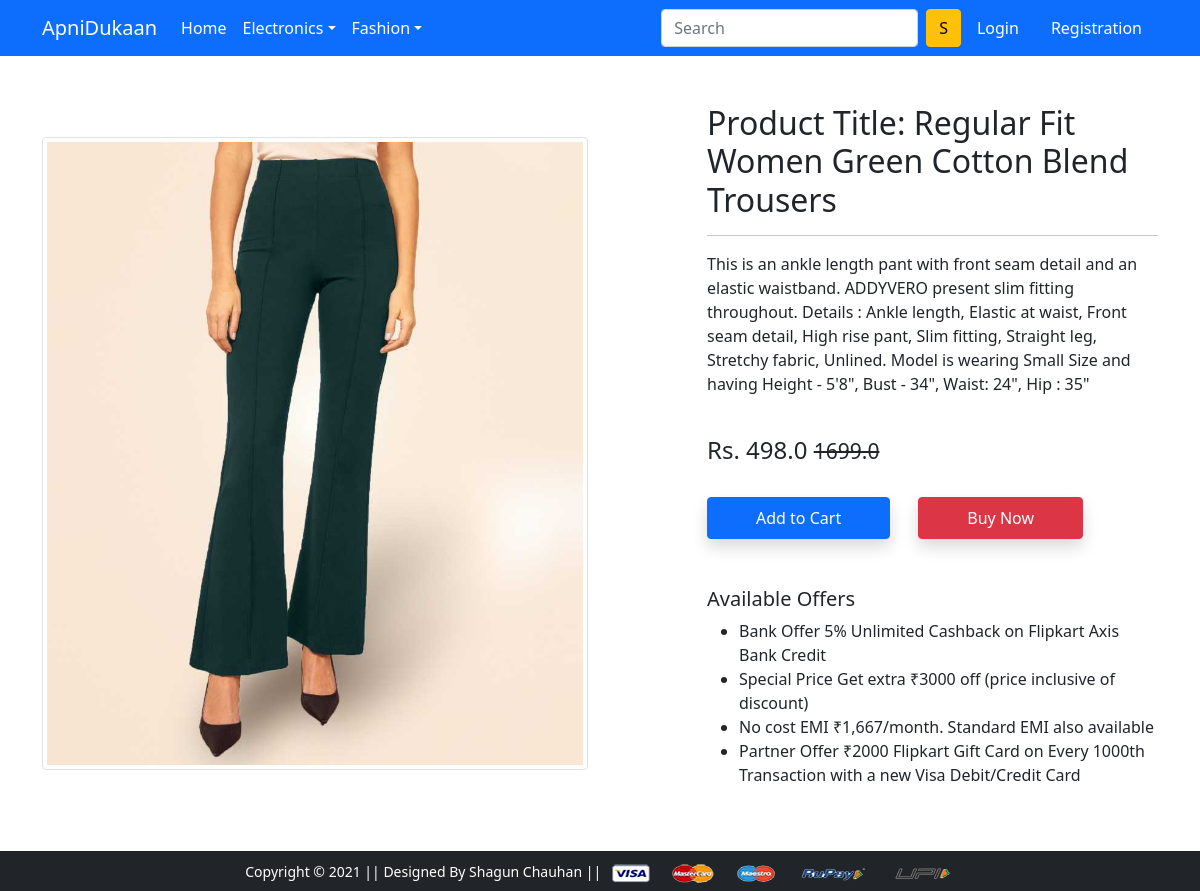
Screenshot of /product-detail/1 with the database file from the repository.
### app/models.py (models this page shows, shortened)
class Product(models.Model):
    title = models.CharField(max_length=100)
    selling_price = models.FloatField()
    discounted_price = models.FloatField()
    description = models.TextField()
    brand = models.CharField(max_length=100)
    category = models.CharField(choices=CATEGORY_CHOICES, max_length=2)
    product_image = models.ImageField(upload_to='productimage')

### app/views.py (the view)
# urls.py: path('product-detail/<int:pk>', views.ProductDetailView.as_view(), name='product-detail'),
class ProductDetailView(View):
    def get(self, request, pk):
        totalitem = 0
        product = Product.objects.get(pk=pk)
        item_already_in_cart = False
        if request.user.is_authenticated:
            totalitem = len(Cart.objects.filter(user=request.user))
            item_already_in_cart = Cart.objects.filter(Q(product=product.id) & Q(user=request.user)).exists()
        return render(request, 'app/productdetail.html', {'product': product, 'item_already_in_cart': item_already_in_cart, 'totalitem': totalitem})

### app/templates/app/productdetail.html (shortened to what this page needs)
{% extends 'app/base.html' %}
{% load static %}
{% block main-content %}
<div class="container my-5">
    <div class="row">
        <div class="col-sm-6 text-center align-self-center">
            <img src="{{product.product_image.url}}" alt="" class="img-fluid img-thumbnail">
        </div>
        <div class="col-sm-5 offset-sm-1">
            <h2>Product Title: {{product.title}}</h2><hr>
            <p>{{product.description}}</p> <br>
            <h4>Rs. {{product.discounted_price}} <small class="fw-light text-decoration-line-through"> {{product.selling_price}}</small></h4> <br>
            {% if request.user.is_authenticated %}
                {% if item_already_in_cart %}
                    <a href="{% url 'showcart' %}" class="btn btn-warning shadow px-5 py-2 ms-4">Go to Cart</a>
                {% else %}
                    <form action="/add-to-cart" class="d-inline">
                        <input type="hidden" name="prod_id" value="{{product.id}}" id="prod_id">
                        <button type="submit" class="btn btn-primary shadow px-5 py-2">Add to Cart</button>
                    </form>
                {% endif %}
            {% else %}
                <form action="/add-to-cart" class="d-inline">
                    <button type="submit" class="btn btn-primary shadow px-5 py-2">Add to Cart</button>
                </form>
            {% endif %}
            <a href="{% url 'checkout' %}" class="btn btn-danger shadow px-5 py-2 ms-4">Buy Now</a>
            <h5 class="mt-5">Available Offers</h5>
            <ul>
                <li>Bank Offer 5% Unlimited Cashback on Flipkart Axis Bank Credit</li>
                <li>Special Price Get extra ₹3000 off (price inclusive of discount)</li>
                <li>No cost EMI ₹1,667/month. Standard EMI also available</li>
                <li>Partner Offer ₹2000 Flipkart Gift Card on Every 1000th Transaction with a new Visa Debit/Credit Card</li>
            </ul>
        </div>
    </div>
</div>
{% endblock main-content %}

### rows the page displays
Product: product_image (picture), title "Regular Fit Women Green Cotton Blend Trousers", description "This is an ankle length pant with front seam detail and an elastic waistband. ADDYVERO present slim fitting throughout. Details : Ankle length, Elastic at waist, Front seam detail, High rise pant, Slim fitting, Straight leg, Stretchy fabric, Unlined. Model is wearing Small Size and having Height - 5'8\", Bust - 34\", Waist: 24\", Hip : 35\"", discounted_price "498.0", selling_price "1699.0"
